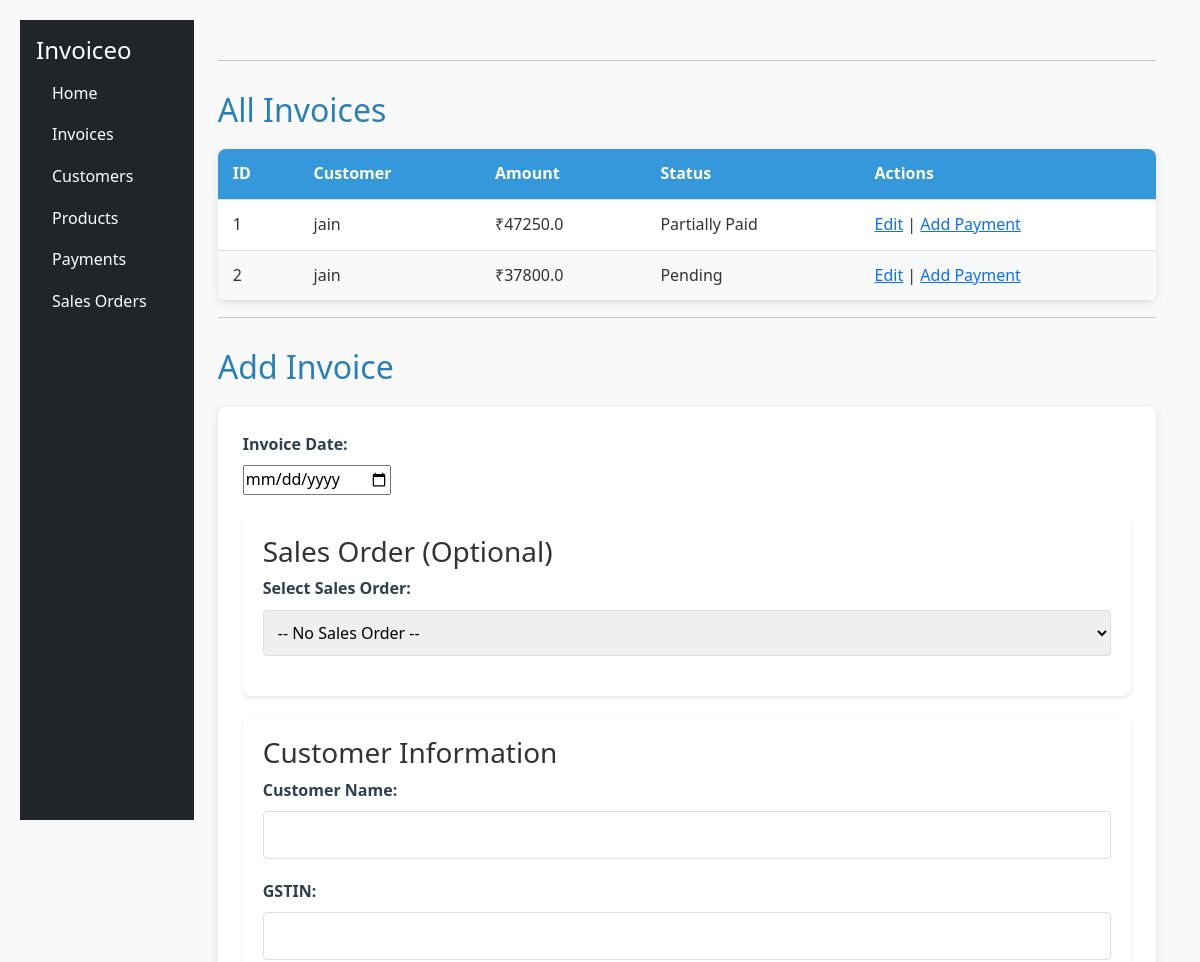
The app's page /invoices (upper part), older data.
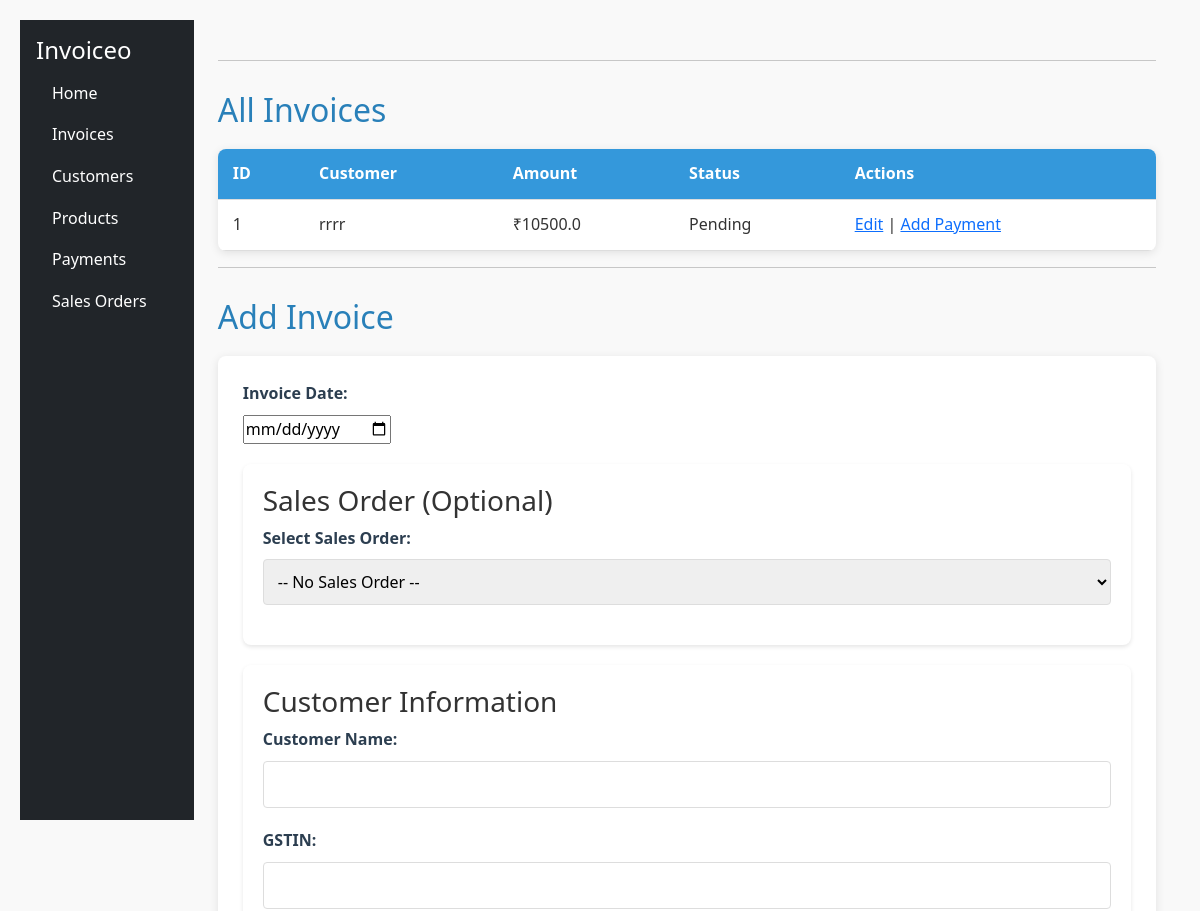
The same page, newer data.
### app.py (models this page shows)
class Invoice(db.Model):
    id = db.Column(db.Integer, primary_key=True)
    customer_name = db.Column(db.String(100), nullable=False)
    customer_gstin = db.Column(db.String(15), nullable=False)
    amount = db.Column(db.Float, nullable=False)
    customer_address = db.Column(db.String(300), nullable=False)
    billing_address = db.Column(db.String(300), nullable=False)
    status = db.Column(db.String(20), default="Pending")
    created_at = db.Column(db.DateTime, default=datetime.utcnow)
    items = db.relationship('InvoiceItem', backref='invoice', cascade='all, delete-orphan')
    payments = db.relationship('Payment', backref='invoice', cascade='all, delete-orphan')
    @property
    def total_paid(self):
        return sum(p.amount for p in self.payments)
    @property
    def balance(self):
        return round(self.amount - self.total_paid, 2)

### app.py (the view)
@app.route('/invoices')
def invoices():
    return render_template(
        'invoices.html',
        invoices=Invoice.query.all(),
        customers=Customer.query.all(),
        products=Product.query.all(),
        sales_orders=SalesOrder.query.all()
    )

### templates/invoices.html (shortened to what this page needs)
{% extends 'base.html' %}
{% block content %}
<link rel="stylesheet" href="{{ url_for('static', filename='invoice.css') }}">
<hr>
<h2>All Invoices</h2>
{% if invoices %}
<table>
    <thead>
        <tr>
            <th>ID</th>
            <th>Customer</th>
            <th>Amount</th>
            <th>Status</th>
            <th>Actions</th>
        </tr>
    </thead>
    <tbody>
    {% for invoice in invoices %}
        <tr>
            <td>{{ invoice.id }}</td>
            <td>{{ invoice.customer_name }}</td>
            <td>₹{{ invoice.amount }}</td>
            <td>{{ invoice.status }}</td>
            <td>
                <a href="{{ url_for('edit_invoice', id=invoice.id) }}">Edit</a>
                {% if invoice.balance > 0 %}
                    | <a href="{{ url_for('add_payment', invoice_id=invoice.id) }}">Add Payment</a>
                {% endif %}
            </td>
        </tr>
    {% endfor %}
    </tbody>
</table>
{% else %}
<p>No invoices found.</p>
{% endif %}
<hr>
<h2>Add Invoice</h2>
<form method="POST" action="{{ url_for('add_invoice') }}">
<div class="form-group">
    <label>Invoice Date:</label>
    <input type="date" name="invoice_date" required>
</div>
<div class="form-section">
    <h3>Sales Order (Optional)</h3>
    <div class="form-group">
        <label>Select Sales Order:</label>
        <select name="sales_order_id" id="sales_order_id" onchange="fillFromSO()">
            <option value="">-- No Sales Order --</option>
        </select>
    </div>
</div>
<div class="form-section">
    <h3>Customer Information</h3>
    <div class="form-group">
        <label>Customer Name:</label>
        <input type="text" name="customer_name" id="customer_name" required>
    </div>
    <div class="form-group">
        <label>GSTIN:</label>
        <input type="text" name="customer_gstin" id="customer_gstin" required>
    </div>
</div>
</form>
{% endblock %}

Row changes from the older to the newer data that the page shows:
removed Invoice: id "2", customer_name "jain", amount "37800.0", status "Pending"
changed Invoice id 1: customer_name "jain" → "rrrr"; amount "47250.0" → "10500.0"; status "Partially Paid" → "Pending"
